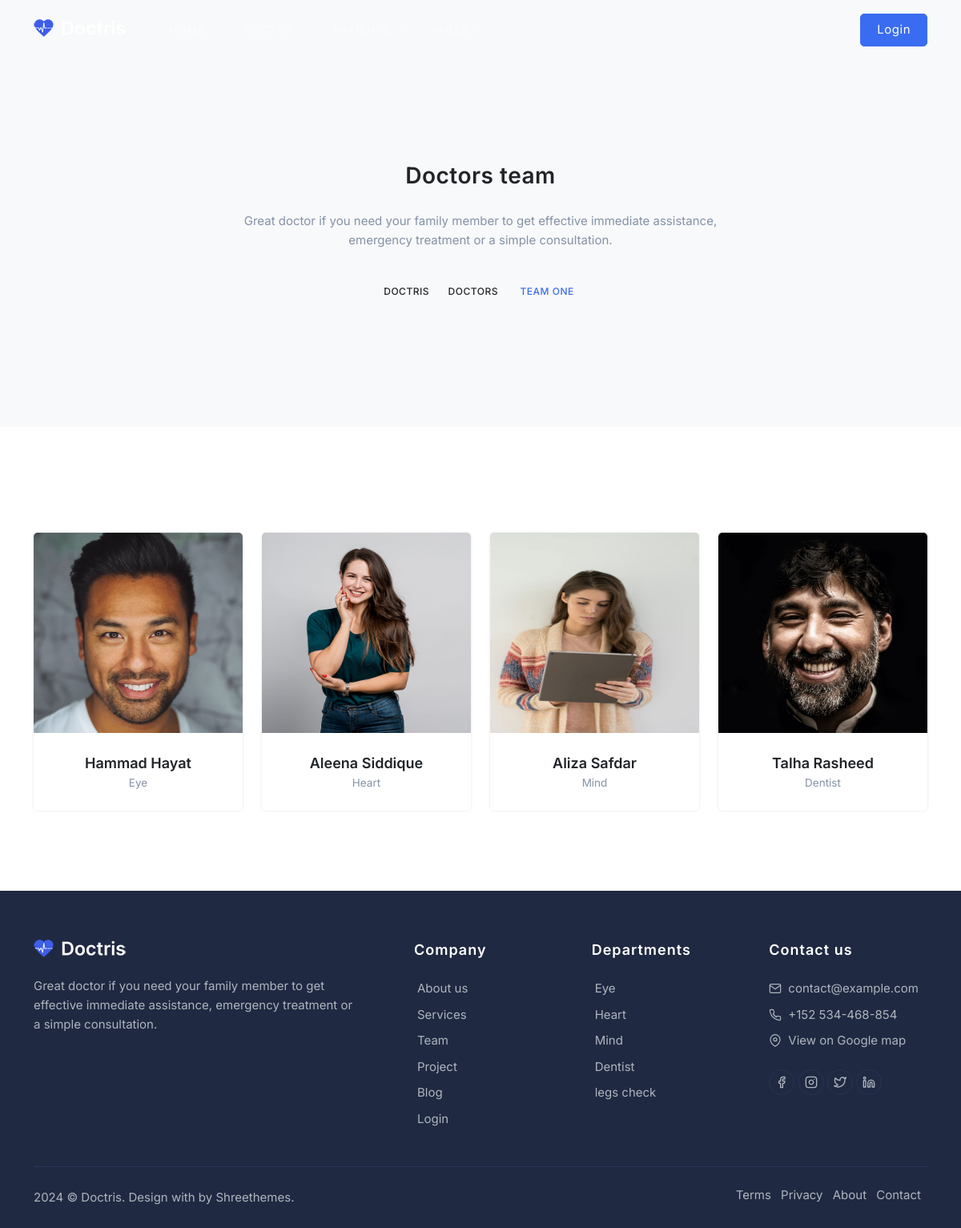
Screenshot of /doctor-team-one with the database file from the repository.
### tables this page shows
CREATE TABLE IF NOT EXISTS `doctor` (
  `dr_id` int(11) NOT NULL AUTO_INCREMENT,
  `fname` varchar(50) NOT NULL,
  `lname` varchar(50) NOT NULL,
  `email` varchar(50) NOT NULL,
  `phone` varchar(15) NOT NULL,
  `department` varchar(22) NOT NULL,
  `bio` varchar(100) NOT NULL,
  `image` varchar(500) NOT NULL,
  `fees` varchar(50) NOT NULL,
  `gender` varchar(50) NOT NULL,
  `stime` varchar(50) NOT NULL,
  `etime` varchar(50) NOT NULL,
  `day` varchar(50) NOT NULL,
  `address` varchar(150) NOT NULL,
  PRIMARY KEY (`dr_id`)
);

CREATE TABLE IF NOT EXISTS `services` (
  `sr_id` int(11) NOT NULL AUTO_INCREMENT,
  `image` varchar(255) NOT NULL,
  `department` varchar(11) NOT NULL,
  `content` varchar(122) NOT NULL,
  PRIMARY KEY (`sr_id`)
);

### application/controllers/Site.php (called while the page is built, shortened)
<?php
class Site extends CI_Controller {
    public function __construct()
    {
        $this->load->database();
        $this->load->model('Site_model');
        $this->load->model('Admin_model');
        $this->load->library('upload');
        $this->load->library('session');
    }
    public function doctor_team()
    {
        $data['services'] = $this->Admin_model->srlist();
        $data['doctor'] = $this->Admin_model->drlist();
        $this->load->view('doctor-team-one',$data);
    }
}
?>

### index.php (called while the page is built, shortened)
<?php
require_once BASEPATH.'core/CodeIgniter.php';

### application/models/Admin_model.php (called while the page is built, shortened)
<?php
class Admin_model extends CI_Model
{
    public function drlist()
    {
        $query = $this->db->select('*')
                          ->from('doctor')
                          ->get();
                          if($query->num_rows()>0)
                          {
                              return $query->result_array();
                          }
                          else
                          {
                              return false;
                          }
    }
    public function srlist()
    {
        $query = $this->db->select('*')
                          ->from('services')
                          ->get();
                          if($query->num_rows()>0)
                          {
                              return $query->result_array();
                          }
                          else
                          {
                              return false;
                          }
    }
}
?>

### application/views/doctor-team-one.php (the view, shortened to what this page needs)
<!doctype html>
<html lang="en" dir="ltr">
<head>
    <?php include 'includes/head.php' ?>
</head>
<body>
    <?php include 'includes/header.php' ?>
    <section class="bg-half-150 bg-light d-table w-100">
        <div class="container">
            <div class="row mt-5 justify-content-center">
                <div class="col-12">
                    <div class="section-title text-center">
                        <h3 class="sub-title mb-4">Doctors team</h3>
                        <p class="para-desc mx-auto text-muted">Great doctor if you need your family member to get effective immediate assistance, emergency treatment or a simple consultation.</p>
                        <nav aria-label="breadcrumb" class="d-inline-block mt-3">
                            <ul class="breadcrumb bg-transparent mb-0">
                                <li class="breadcrumb-item"><a href="index.html">Doctris</a></li>
                                <li class="breadcrumb-item"><a href="#">Doctors</a></li>
                                <li class="breadcrumb-item active" aria-current="page">Team one</li>
                            </ul>
                        </nav>
                    </div>
                </div>
            </div>
        </div>
    </section>
    <section class="section">
        <div class="container">
            <div class="row">
                <?php if (isset($doctor)) {
                    foreach ($doctor as $item) { ?>
                        <div class="col-xl-3 col-lg-3 col-md-6 mt-4 pt-2">
                            <div class="card team border-0 rounded shadow overflow-hidden">
                                <div class="team-img position-relative">
                                    <img src="<?php echo base_url('uploads/') . $item['image'] ?>" class="img-fluid" alt="" style="width:261px; height:250px;">
                                </div>
                                <div class="card-body content text-center">
                                    <a href="<?= base_url('doctor-team-one') ?>" class="title text-dark h5 d-block mb-0"><?= $item['fname'] . ' ' . $item['lname'] ?></a>
                                    <small class="text-muted speciality"><?= $item['department'] ?></small>
                                </div>
                            </div>
                        </div>
                <?php }
                } ?>
            </div>
        </div>
    </section>
    <?php include 'includes/footer.php' ?>
</body>
</html>

### application/views/includes/footer.php (shortened to what this page needs)
<footer class="">
            <div class="container">
                <div class="row">
                    <div class="col-xl-5 col-lg-4 mb-0 mb-md-4 pb-0 pb-md-2">
                        <a href="#" class="logo-footer">
                            <img src="<?=base_url()?>assets/images/logo-light.png" height="22" alt="">
                        </a>
                        <p class="mt-4 me-xl-5">Great doctor if you need your family member to get effective immediate assistance, emergency treatment or a simple consultation.</p>
                    </div>
                    <div class="col-xl-7 col-lg-8 col-md-12">
                        <div class="row">
                            <div class="col-md-4 col-12 mt-4 mt-sm-0 pt-2 pt-sm-0">
                                <h5 class="footer-head">Company</h5>
                                <ul class="list-unstyled footer-list mt-4">
                                    <li><a href="aboutus.html" class="text-foot"><i class="mdi mdi-chevron-right me-1"></i> About us</a></li>
                                    <li><a href="departments.html" class="text-foot"><i class="mdi mdi-chevron-right me-1"></i> Services</a></li>
                                    <li><a href="doctor-team-two.html" class="text-foot"><i class="mdi mdi-chevron-right me-1"></i> Team</a></li>
                                    <li><a href="blog-detail.html" class="text-foot"><i class="mdi mdi-chevron-right me-1"></i> Project</a></li>
                                    <li><a href="blogs.html" class="text-foot"><i class="mdi mdi-chevron-right me-1"></i> Blog</a></li>
                                    <li><a href="login.html" class="text-foot"><i class="mdi mdi-chevron-right me-1"></i> Login</a></li>
                                </ul>
                            </div>
                            <div class="col-md-4 col-12 mt-4 mt-sm-0 pt-2 pt-sm-0">
                                <h5 class="footer-head">Departments</h5>
                                <ul class="list-unstyled footer-list mt-4">
                                    <?php if(isset($services)) {
                                        foreach($services as $item)
                                        {?>
                                    <li><a href="<?=base_url('pharmacy-departments')?>" class="text-foot"><i class="mdi mdi-chevron-right me-1"></i> <?=$item['department']?></a></li>
                                       <?php } } ?>
                                </ul>
                            </div>
                            <div class="col-md-4 col-12 mt-4 mt-sm-0 pt-2 pt-sm-0">
                                <h5 class="footer-head">Contact us</h5>
                                <ul class="list-unstyled footer-list mt-4">
                                    <li class="d-flex align-items-center">
                                        <i data-feather="mail" class="fea icon-sm text-foot align-middle"></i>
                                        <a href="mailto:contact@example.com" class="text-foot ms-2">contact@example.com</a>
                                    </li>
                                    <li class="d-flex align-items-center">
                                        <i data-feather="phone" class="fea icon-sm text-foot align-middle"></i>
                                        <a href="tel:+152534-468-854" class="text-foot ms-2">+152 534-468-854</a>
                                    </li>
                                    <li class="d-flex align-items-center">
                                        <i data-feather="map-pin" class="fea icon-sm text-foot align-middle"></i>
                                        <a href="javascript:void(0)" class="video-play-icon text-foot ms-2">View on Google map</a>
                                    </li>
                                </ul>
                                <ul class="list-unstyled social-icon footer-social mb-0 mt-4">
                                    <li class="list-inline-item"><a href="#" class="rounded-pill"><i data-feather="facebook" class="fea icon-sm fea-social"></i></a></li>
                                    <li class="list-inline-item"><a href="#" class="rounded-pill"><i data-feather="instagram" class="fea icon-sm fea-social"></i></a></li>
                                    <li class="list-inline-item"><a href="#" class="rounded-pill"><i data-feather="twitter" class="fea icon-sm fea-social"></i></a></li>
                                    <li class="list-inline-item"><a href="#" class="rounded-pill"><i data-feather="linkedin" class="fea icon-sm fea-social"></i></a></li>
                                </ul>
                            </div>
                        </div>
                    </div>
                </div>
            </div>
            <div class="container mt-5">
                <div class="pt-4 footer-bar">
                    <div class="row align-items-center">
                        <div class="col-sm-6">
                            <div class="text-sm-start text-center">
                                <p class="mb-0"> © Doctris. Design with  by <a href="https://shreethemes.in/" target="_blank" class="text-reset">Shreethemes</a>.</p>
                            </div>
                        </div>
                        <div class="col-sm-6 mt-4 mt-sm-0">
                            <ul class="list-unstyled footer-list text-sm-end text-center mb-0">
                                <li class="list-inline-item"><a href="terms.html" class="text-foot me-2">Terms</a></li>
                                <li class="list-inline-item"><a href="privacy.html" class="text-foot me-2">Privacy</a></li>
                                <li class="list-inline-item"><a href="aboutus.html" class="text-foot me-2">About</a></li>
                                <li class="list-inline-item"><a href="contact.html" class="text-foot me-2">Contact</a></li>
                            </ul>
                        </div>
                    </div>
                </div>
            </div>
        </footer>

### rows the page displays
doctor: image (picture), fname "Hammad", lname "Hayat", department "Eye"
doctor: image (picture), fname "Aleena", lname "Siddique", department "Heart"
doctor: image (picture), fname "Aliza", lname "Safdar", department "Mind"
doctor: image (picture), fname "Talha", lname "Rasheed", department "Dentist"
services: department "Eye"
services: department "Heart"
services: department "Mind"
services: department "Dentist"
services: department "legs check"
